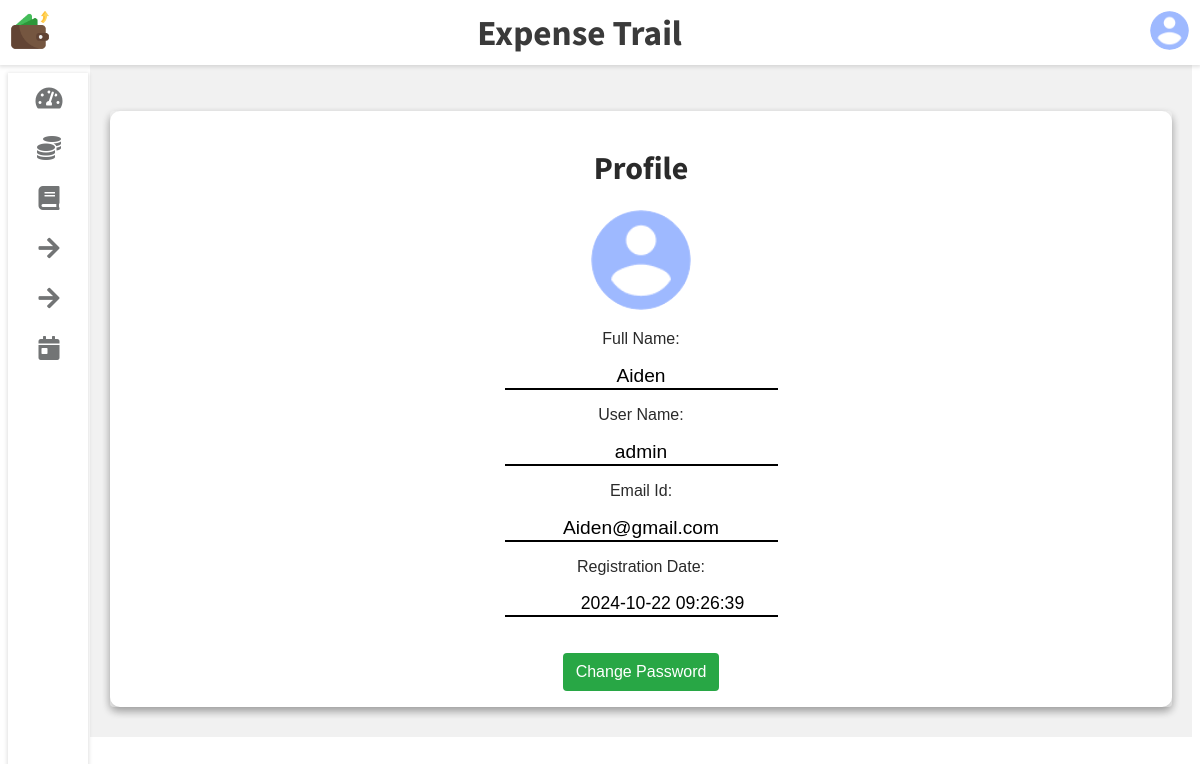
Screenshot of /templates/10-Profile.php (signed in) with the database file from the repository.
### tables this page shows
CREATE TABLE `user` (
  `Full_Name` varchar(40) NOT NULL,
  `Email` varchar(255) NOT NULL,
  `Username` varchar(255) NOT NULL,
  `UserId` int(11) NOT NULL,
  `Password` varchar(32) NOT NULL,
  `Photo` varchar(255) NOT NULL,
  `RegDate` timestamp NOT NULL DEFAULT current_timestamp()
);

### init.php (called while the page is built, shortened)
<?php
    include_once 'connection.php';
    include_once 'user.php';
    global $pdo;
    $getFromU = new User($pdo);
?>

### user.php (called while the page is built, shortened)
<?php
    class User extends Base{
        function __construct($pdo)
        {
            $this->pdo = $pdo;
        }
        public function Photofetch($UserId) {
            $stmt = $this->pdo->prepare("SELECT Photo FROM user WHERE UserId = :UserId");
            $stmt->bindParam(":UserId", $UserId, PDO::PARAM_INT);
            $stmt->execute();
            $user = $stmt->fetch(PDO::FETCH_OBJ);
            return $user->Photo;
        }
        public function userData($user_id) {
            $stmt = $this->pdo->prepare("SELECT * FROM user WHERE UserId = :user_id");
            $stmt->bindParam(":user_id", $user_id, PDO::PARAM_INT);
            $stmt->execute();
            return $stmt->fetch(PDO::FETCH_OBJ);
        }
    }
?>

### templates/10-Profile.php (the view, shortened to what this page needs)
<?php
    include_once "../init.php";
    include_once 'skeleton.php';
    $userobj = $getFromU->userData($_SESSION['UserId']);
    $fullname = $userobj->Full_Name;
    $usr_name = $userobj->Username;
    $emailid = $userobj->Email;
    $JoinDate = $userobj->RegDate;
    $picture = $userobj->Photo;
?>
<div class="wrapper">
    <div class="row">
        <div class="col-12 col-m-12 col-sm-12" >
            <div class="card">
                <div class="counter" style="display: flex; align-items: center; justify-content: center;">
                <form action="">
                    <h1 style="font-family: 'Source Sans Pro'">Profile</h1>
                    <div>
                        <img style="width:100px; height:100px; object-fit: cover; border-radius: 50%;" src=<?php echo '"'.$picture.'"' ?> alt="">
                    </div>
                    <div>
                        <p>Full Name:</p>
                        <input type="text" class="text-input"  style="width: 100%;" value=<?php echo '"'.$fullname.'"' ?>  readonly><br>
                    </div>
                    <div>
                        <p>User Name:</p>
                        <input type="text" class="text-input"  style="width: 100%;" value=<?php echo '"'.$usr_name.'"' ?> readonly><br>
                    </div>
                    <div>
                        <p>Email Id:</p>
                        <input type="email " style="width: 100%;" class="text-input" value=<?php echo '"'.$emailid.'"' ?> readonly><br>
                    </div>
                    <div>
                        <p>Registration Date:</p>
                        <input type="datetime" class="text-input" style="width: 100%; font-size: 1.1em; padding-left: 45px;" value=<?php echo '"'.$JoinDate.'"' ?> readonly><br>
                    </div>
                    <br>
                    <div><br>
                        <a href="11-changepass.php"><button type="button" class="pressbutton" name="submit">Change Password</button></a>
                    </div>
                </form>
                </div>
            </div>
        </div>
    </div>
</div>

### templates/skeleton.php (shortened to what this page needs)
<?php
    include_once "../init.php";
    $pic = $getFromU->Photofetch($_SESSION['UserId']);
    $pic = '"'. $pic . '"';
    $theme = $_COOKIE['theme'] ?? 'light';
    $sidebarState = $_COOKIE['sidebar'] ?? 'expanded';
?>
<!DOCTYPE html>
<html lang="en">
<head>
    <link rel="stylesheet" href="https://cdnjs.cloudflare.com/ajax/libs/font-awesome/5.9.0/css/all.css">
    <link rel="stylesheet" type="text/css" href="https://cdnjs.cloudflare.com/ajax/libs/Chart.js/2.9.3/Chart.min.css">
    <link rel="stylesheet" href="../static/css/skeleton.css">
    <link rel="stylesheet" href="../static/css/11-changepass.css">
    <link rel="stylesheet" href="../static/css/7-Datewise.css">
    <link rel="stylesheet" href="https://stackpath.bootstrapcdn.com/font-awesome/4.7.0/css/font-awesome.min.css">
    <link rel="stylesheet" href="../static/css/yearpicker.css">
    <link rel="stylesheet" href="../static/css/6-Manage-Expenses.css">
</head>
<body class="<?php echo $theme . ' ' . $sidebarState; ?> overlay-scrollbar">
    <div class="navbar">
        <ul class="navbar-nav">
            <li class="nav-item">
                <img src="../static/images/expenseic.png" alt="" class="logo">
            </li>
        </ul>
        <h1 class="navbar-text">Expense Trail</h1>
        <ul class="navbar-nav nav-right">
            <li class="nav-item">
                <div class="avt dropdown">
                    <img src=<?php echo $pic ?> alt="" class="dropdown-toggle">
                </div>
            </li>
        </ul>
    </div>
    <div class="sidebar">
        <ul class="sidebar-nav">
            <li class="sidebar-nav-item">
                <a href="3-Dashboard.php" class="sidebar-nav-link">
                    <div>
                        <i class="fas fa-tachometer-alt"></i>
                    </div>
                </a>
            </li>
            <li class="sidebar-nav-item">
                <a href="4-Set-Budget.php" class="sidebar-nav-link">
                    <div>
                        <i class="fas fa-coins"></i>
                    </div>
                </a>
            </li>
            <li class="sidebar-nav-item">
                <a href="4-set-accounts.php" class="sidebar-nav-link">
                    <div>
                        <i class="fas fa-book"></i>
                    </div>
                </a>
            </li>
            <li class="sidebar-nav-item">
                <a href="5-Add-Expenses.php" class="sidebar-nav-link">
                    <div>
                        <i class="fas fa-arrow-right" aria-hidden="true"></i>
                    </div>
                </a>
            </li>
            <li class="sidebar-nav-item">
                <a href="6-Manage-Expenses.php" class="sidebar-nav-link">
                    <div>
                        <i class="fas fa-arrow-right" aria-hidden="true"></i>
                    </div>
                </a>
            </li>
            <li class="sidebar-nav-item">
                <a href="7-Datewise.php" class="sidebar-nav-link">
                    <div>
                        <i class="fas fa-calendar-day" aria-hidden="true"></i>
                    </div>
                </a>
            </li>
        </ul>
    </div>
    <a href="?switchTheme=true" class="theme-switch">Switch Theme</a>
</body>
</html>

### static/css/skeleton.css (style rules this page uses)
:root { --primary-color: #1f2ac4; --success-color: #804cb0; --warning-color: #e9d900; --danger-color: #eb4d4b; --violet-color: #e9b200; --yellow-color: #28a82e; --lite-color: #0BDBDB; --light-color: #212529; --light-second-color: #727475; --light-background: #ffffff; --light-second-background: #f1f1f1; --dark-color: #909090; --dark-second-color: #f5f6fa; --dark-background: #23242D; --dark-second-background: #181818; }
.light { --main-bg-color: var(--light-background); --second-bg-color: var(--light-second-background); --main-color: var(--light-color); --second-color: var(--light-second-color); }
* { box-sizing: border-box; }
body { font-family: Verdana, Helvetica, sans-serif; background: var(--main-bg-color); color: var(--main-color); }
.navbar { display: flex; flex-direction: row; background: var(--main-bg-color); color: var(--main-color); position: fixed; top: 0; right: 0; left: 0; z-index: 101; box-shadow: rgba(0,0,0,0.12) 0px 1px 4px 1px; }
.navbar-nav { list-style: none; display: flex; flex-direction: row; padding-left: 0; margin-bottom: 0; margin-top: 0; }
.nav-right { margin-left: auto; }
.navbar-text { position: relative; margin: auto; width: 80%; text-align: center; font-family: 'Source Sans Pro'; font-size: 2.2em; color: #3a3a3a; }
.logo { height: 60px; padding: 10px; }
.avt img { width: 39px; height: 39px; border-radius: 50%; }
.avt { padding: 11px; }
.dropdown { position: relative; }
.wrapper { padding: 10px; margin-left: 82px; padding-top: 75px; background: var(--second-bg-color); transition: margin-left .5s; }
.sidebar { width: 82px; height: 100vh; position: fixed; margin-top: 65px; background: var(--main-bg-color); box-shadow: rgba(0,0,0,0.12) 0px 1px 4px 1px; overflow: hidden; z-index: 100; transition: width .5s; }
.sidebar-nav { list-style: none; padding: 0; margin: 0; display: flex; flex-direction: column; align-items: center; height: 100vh; }
.sidebar-nav-item { width: 100%; }
.sidebar-nav-link { display: flex; align-items: center; color: var(--main-color); text-decoration: none; }
.sidebar-nav-link i { font-size: 1.5rem; color: var(--second-color); position: absolute; left: 50%; top: 50%; transform: translate(-50%, -50%); }
.sidebar-nav-link div { min-width: 82px; height: 50px; position: relative; }
.card { background: var(--main-bg-color); color: var(--main-color); border-radius: 10px; margin-bottom: 10px; box-shadow: 0 4px 8px 0 rgba(0,0,0,0.2); }
.row { display: flex; flex-wrap: wrap; flex-direction: row; }
.row:before, .row:after { box-sizing: border-box; }
[class*="col-"] { padding: 10px; }
@media only screen and (min-width: 600px) { [class*="col-"] { width: 100%; } }
@media only screen and (min-width: 600px) { .col-sm-12 { width: 100%; } }
@media only screen and (min-width: 768px) { .col-m-12 { width: 100%; } }
@media screen and (min-width: 992px) { .col-12 { width: 100%; } }
.counter { padding: 16px;text-align: center; color: #2a2a2a; border-radius: 4px; box-shadow: 0 4px 8px 0 rgba(0,0,0,0.2); }
.pressbutton { display: inline-block; font-weight: 400; color: #212529; text-align: center; border: 1px solid transparent; padding: .375rem .75rem; font-size: 1rem; line-height: 1.5; border-radius: .25rem; color: #fff; background-color: #28A745; }
.text-input { color:black; font-size: 1.2em; background: rgba(0,0,0,0); text-align: center; border: none; outline: none; border-bottom: 2px solid black; }
button { border: none; outline: none; cursor: pointer; }

### static/css/yearpicker.css (style rules this page uses)
:root { --background-color: #fff; --border-color: #ccc; --text-color: #555; --selected-text-color: #C0392B; --hover-background-color: #eee; }

### templates/skeleton.php (style rules this page uses)
body.light { background-color: #fff; color: #000; }
.expanded .sidebar { width: 80px; }
.sidebar-nav .sidebar-nav-item { list-style: none; }
.sidebar-nav .sidebar-nav-item a { text-decoration: none; }

### rows the page displays
user: Photo (picture), Full_Name "Aiden", Username "admin", Email "Aiden@gmail.com", RegDate "2024-10-22 09:26:39"
